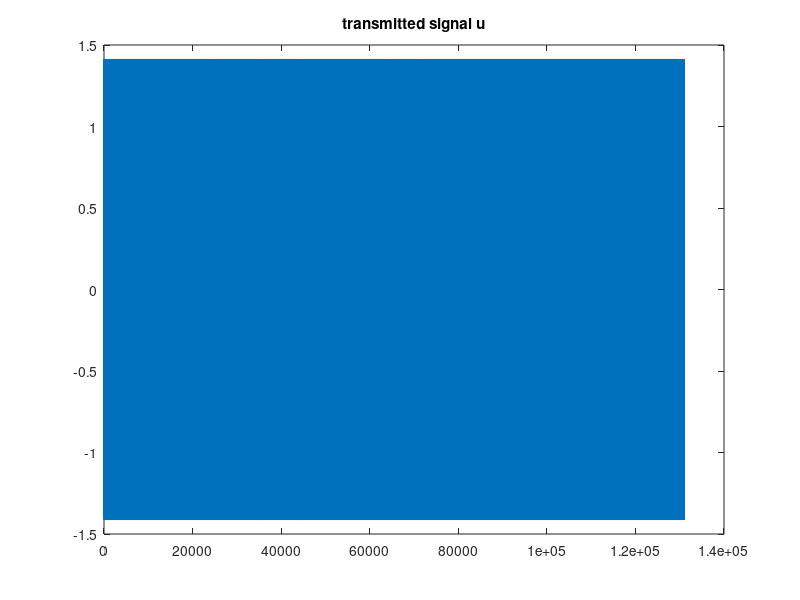
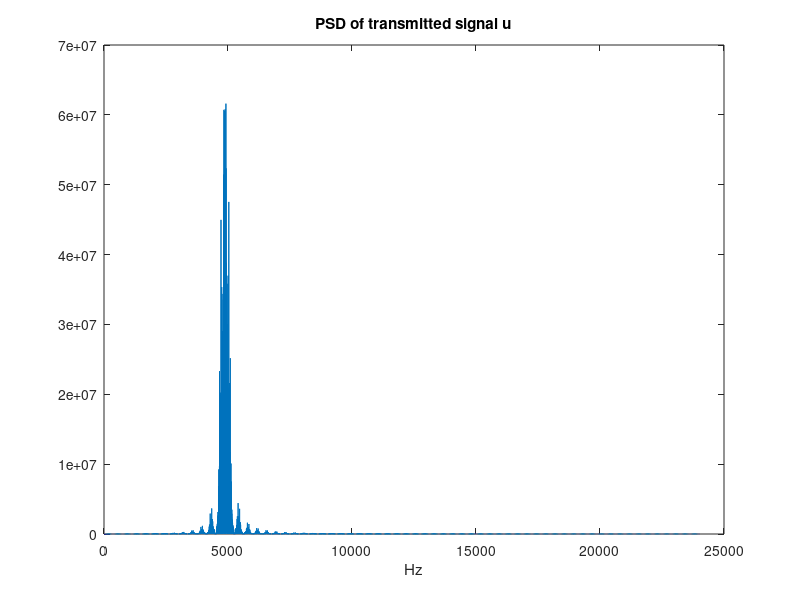
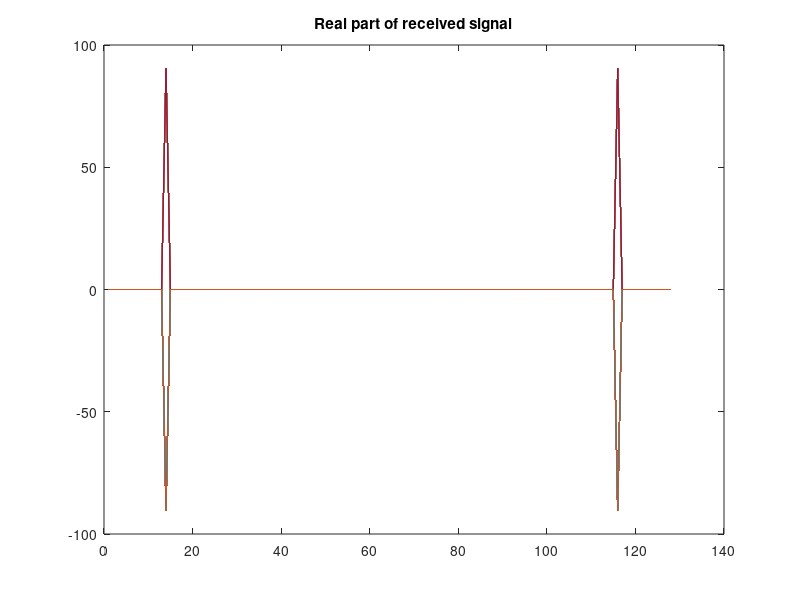
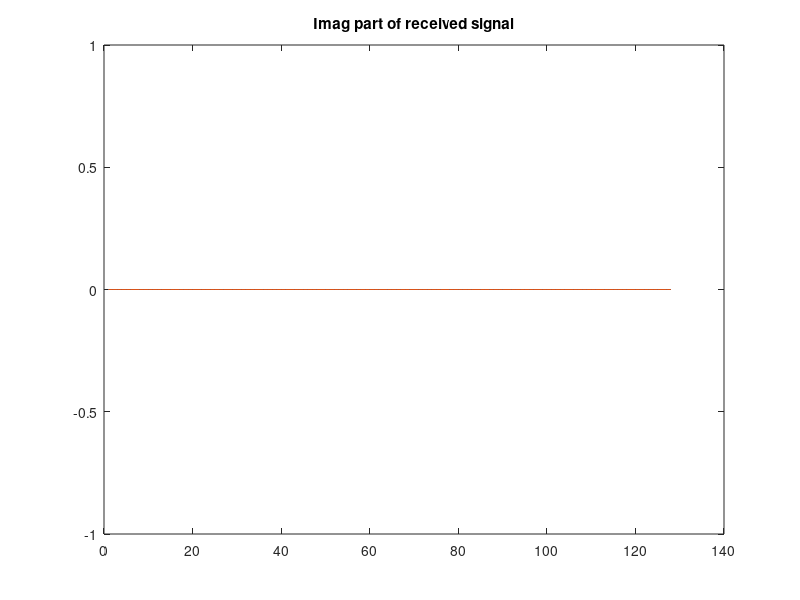

Write the MATLAB code that produced these figures, in order.
%2016-05-12 OFDM transmitter
%2016-06-06 improved notations
%2016-06-07 realised OFDM receiver, added BER calculation
%2016-06-08 added white noise. Added jitter: algorithm is very sensitive to
%jitter
%2016-06-16 added OFDM signal BW = Sub-carrier BW*Nsc2_real, Number of real subcarriers Nsc2_real
%2016-10-15 sucessfully transferred from work PC to home PC

close all,clc,clear all;

%******************************
%*******Transmitter************
%******************************

%Fs = 96000;             %sample rate. Sampling rate in Hz. Valid values depend on the specific audio hardware installed. Typical values supported by most sound cards are 8000, 11025, 22050, 44100, 48000, and 96000 Hz.
Fs = 48000;
Nsc = 128;              %number of subcarriers
nInfBits = 1024;        %number of information bits
F = Fs/Nsc;             %delta F ,sub-carrier width
Nsc2 = Nsc/2;
% i_sc_start = 13;         %1 - min
% i_sc_stop  = Nsc2-20;      %Nsc2 - max
i_sc_start = 13;         %1 - min
i_sc_stop  = i_sc_start;      %Nsc2 - max
% i_sc_start = 1;         %1 - min
% i_sc_stop  = Nsc2;      %Nsc2 - max
Nsc2_real = i_sc_stop - i_sc_start + 1; %number of real subcarriers (Nsc2_real<=Nsc2)
    
%Nsymb = nInfBits/Nsc2;   %number of symbols
Nsymb = nInfBits/Nsc2_real;   %number of symbols
if abs(Nsymb - fix(Nsymb)) > 0                  %check Freq assignment error
    disp(['Error. Nsymb calculation error. Nsymb = nInfBits/Nsc2_real = ',num2str(Nsymb)]);
    return;
end


t = Nsymb/F;   %common transmit time, the same with length(signal_long)/Fs
%t = length(signal_long)/Fs;   %common transmit time, the same with Nsymb/F

%signal_X = randi([0,1],nInfBits,1); %information signal = noise
%signal_X = [0 1 2 3 10 3 2 1]; %information signal = noise

%signal_s = randi([0,1],nInfBits,1);
%signal_s = [1 2 3 4 5 6 7 8];
%signal_s = 1:nInfBits;

signalInf_b = randi([0,1],nInfBits,1);
%signalInf_b = 2*randi([0,1],nInfBits,1)-1;
% signalInf_b = zeros(nInfBits,1);
% signalInf_b(3) = 1;

signal_s = zeros(Nsc2,Nsymb);  
%signal_s(1:nInfBits) = signalInf_b;
i = 1;
for l = 1:Nsymb
    for k = i_sc_start:i_sc_stop
        %signal_s(k,l) = signalInf_b(i);        %AM OOK
        signal_s(k,l) = 2*signalInf_b(i)-1;     %BPSK sin/-sin
        i = i + 1;
    end
end

%signal_s(1:nInfBits) = 1:nInfBits;
% signal_s(10,1) = 1;     %resource element
% signal_s(20,2) = 1;
% signal_s(30,3) = 1;
% signal_s(40,4) = 1;

%making symmetry part of spectrum (start)
%Properties of Fourier Transform: If a signal is even and real, then its spectrum is also real and even
%Properties of Fourier Transform: If a spectrum is even and real, then its signal is also real and even
signal_s = signal_s';
signal_s_flip = fliplr(signal_s);
signal_X = zeros(Nsc,Nsymb)';   %resource block/grid
signal_X(:,2:Nsc2+1) = signal_s;
signal_X(:,Nsc2+2:Nsc) = signal_s_flip(:,2:Nsc2);
%making symmetry part of spectrum (start)

% signal_X(1+k) = 1;
% signal_X(Nsc+1-k) = 1;

signal = ifft(signal_X')';
% signal(:,1:2) = 0;
% signal(:,Nsc) = 0;
%signal(:,1) = 0;    %to destroy DC
signal_long = zeros(Nsc*Nsymb,1);
ind = 1;
for i = 1:Nsymb
    signal_long(ind:ind+Nsc-1) = signal(i,:);
    ind = ind + Nsc;
end
signal_long = signal_long/std(signal_long); %to normalize std

%adding white noise and jitter (start)
% signal_noise = randn(size(signal_long))/3;  %SNR=3--->BER=0
% signal_long = signal_long + signal_noise;
% jitter = 2;
% signal_long(jitter:length(signal_long)) = signal_long(1:length(signal_long)-jitter+1);
%adding white noise and jitter(stop)


%x = 1:length(signal_long);
%x=x/Fs;
%figure,plot(x,signal_long);
figure,plot(signal_long);
%xlabel('sec');
title('transmitted signal u');

U_PSD = fft(signal_long).*conj(fft(signal_long));   %power spectrum density
x = 1:floor(length(U_PSD)/2);
figure,plot((x-1)/t,U_PSD(x));
xlabel('Hz')
title('PSD of transmitted signal u');

disp(['Sampling rate = ',num2str(Fs),' Hz']);
disp(['Number of subcarriers Nsc = ',num2str(Nsc)]);
disp(['Number of real subcarriers Nsc2_real = ',num2str(Nsc2_real)]);
disp(['Number of symbols Nsymb = ',num2str(Nsymb)]);
disp(['Sub-carrier BW = ',num2str(F),' Hz']);
disp(['OFDM signal BW = Sub-carrier BW*Nsc2_real = ',num2str(F*Nsc2_real),' Hz']);
disp(['Duration of one symbol = ',num2str(1/F*1000),' ms']);
disp(['Common transmit time = ',num2str(t),' [s]']);
disp(['Troughput = ',num2str(nInfBits/t),' [bits/s]']);
disp(['Symbol rate = ',num2str(F),' [Hz]']);

%**************************************************
%***************Receiver***************************
%**************************************************

%threshold = 0.5;
threshold = 0.5;
signal_r = signal_long;     %received signal
signal_Y = zeros(Nsc,Nsymb);
signal_Y(1:length(signal_r)) = signal_r;
signal_Y = fft(signal_Y)';
%signal_Y(:,1) = 0;      %to destroy DC
figure, plot(real(signal_Y'));
title('Real part of received signal');
figure, plot(imag(signal_Y'));
title('Imag part of received signal');

signal_Y_real = real(signal_Y')';
EstSignal_b = zeros(Nsc2_real*Nsymb,1);  %estimation of signalInf_b
%destroy symmetry part of signal
%Properties of Fourier Transform: If a signal is even and real, then its spectrum is also real and even
%Properties of Fourier Transform: If a spectrum is even and real, then its signal is also real and even
ind = 1;
for i = 1:Nsymb
%     EstSignal_b(ind:ind+Nsc2-1) = signal_Y_real(i,2:Nsc2+1);
%     ind = ind + Nsc2;
    EstSignal_b(ind:ind+Nsc2_real-1) = signal_Y_real(i,i_sc_start+1:i_sc_stop+1);
    ind = ind + Nsc2_real;
end
EstSignal_b = EstSignal_b > max(EstSignal_b)*threshold;
%EstSignal_b = EstSignal_b > max(EstSignal_b)/10;   %the best for noise
%EstSignal_b = EstSignal_b > 0;

%****bit error calculation start*******
%The bit error rate (BER) is the number of bit errors per unit time. The bit error ratio (also BER) is the number of bit errors divided by the total number of transferred bits during a studied time interval. BER is a unitless performance measure, often expressed as a percentage.
[signalInf_b(1:10) EstSignal_b(1:10)]
BER = abs(EstSignal_b - signalInf_b);   %The bit error rate (BER)
BERind = find(BER)                      %find - Find indices and values of nonzero elements
disp(['BER = ',num2str(mean(BER))]); 
disp(['Number of bit errors= ',num2str(sum(BER))]); 
%****bit error calculation stop*******
